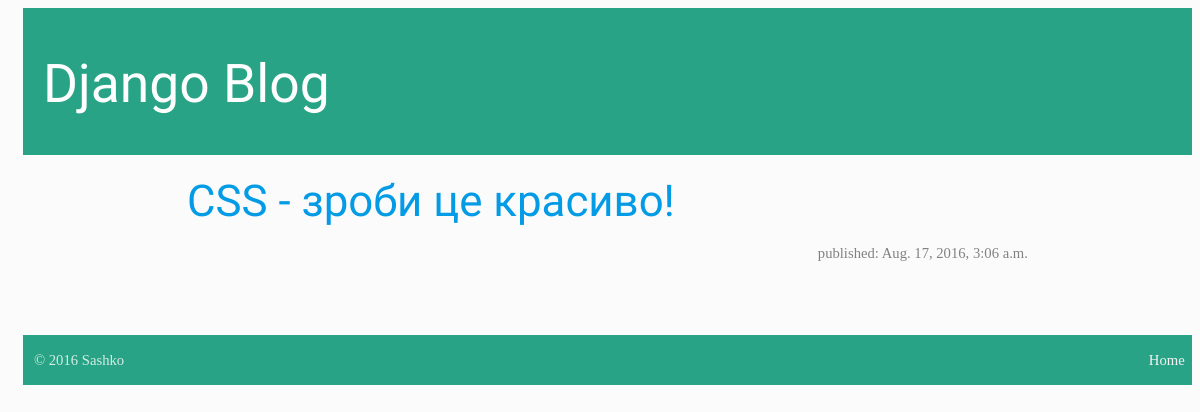
/post/3/, run on an earlier commit of the app's database.
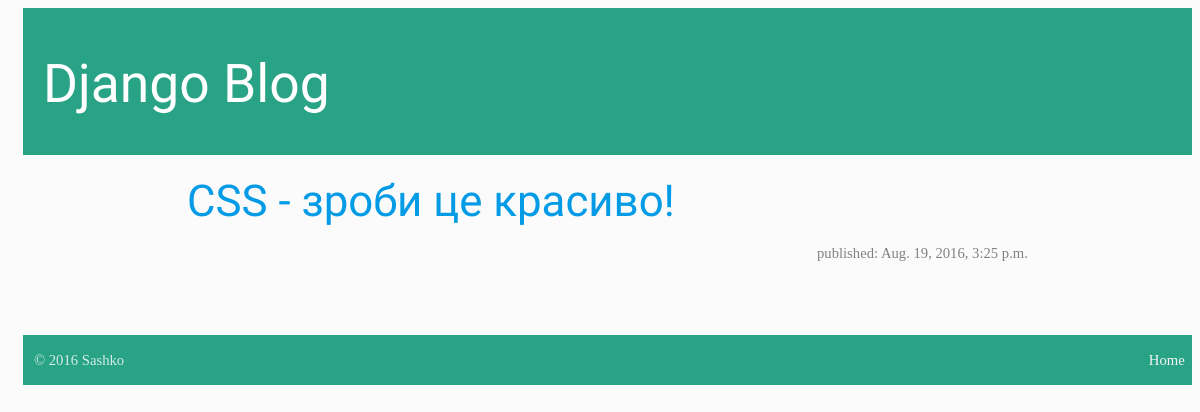
And on a later commit of the database.
### blog/models.py (models this page shows, shortened)
class Post(models.Model):
    author = models.ForeignKey('auth.User')
    title = models.CharField(max_length=200)
    text = tinymce_model.HTMLField()
    created_date = models.DateTimeField(
            default=timezone.now)
    published_date = models.DateTimeField(
            blank=True, null=True)

### blog/views.py (the view)
# urls.py: url(r'^post/(?P<pk>[0-9]+)/$', views.post_detail, name='post_detail'),
def post_detail(request, pk):
    post = get_object_or_404(Post, pk=pk)
    return render(request, 'blog/post_detail.html', {'post': post})

### blog/templates/blog/post_detail.html (shortened to what this page needs)
{% extends 'blog/base.html' %}
{% block content %}
    <div class="post">
            <h3>{{ post.title }}</h3>
            <div class="date">
              published: {{ post.published_date }}
            </div>
    </div>
{% endblock %}

### blog/templates/blog/base.html (shortened to what this page needs)
{% load staticfiles %}
<html>
    <head>
                <link type="text/css" rel="stylesheet" href="{% static 'css/materialize.css' %}"  media="screen,projection"/>
    </head>
    <body>
        <div class="page-header">
            <h2><a href="/">Django Blog</a></h2>
        </div>
        <div class="content container">
            <div class="row">
                <div class="col-md-8">
                    {% block content %}{% endblock %}
                </div>
            </div>
        </div>
       <footer class="page-footer" style="padding-top: 0">
       <div class="footer-copyright">
           &nbsp;&nbsp;
           © 2016 Sashko
       <a class="grey-text text-lighten-4 right" href="http://10.47.1.35:8000">Home&nbsp;&nbsp;</a>
       </div>
       </footer>
     </body>
</html>

### blog/templates/blog/base.html (style rules this page uses)
body { background-color: #fbfbfb; display: flex; min-height: 100vh; flex-direction: column; }

What changed in the data, as far as the page shows it:
changed Post "CSS - зроби це красиво!": published_date "Aug. 17, 2016, 3:06 a.m." → "Aug. 19, 2016, 3:25 p.m."
